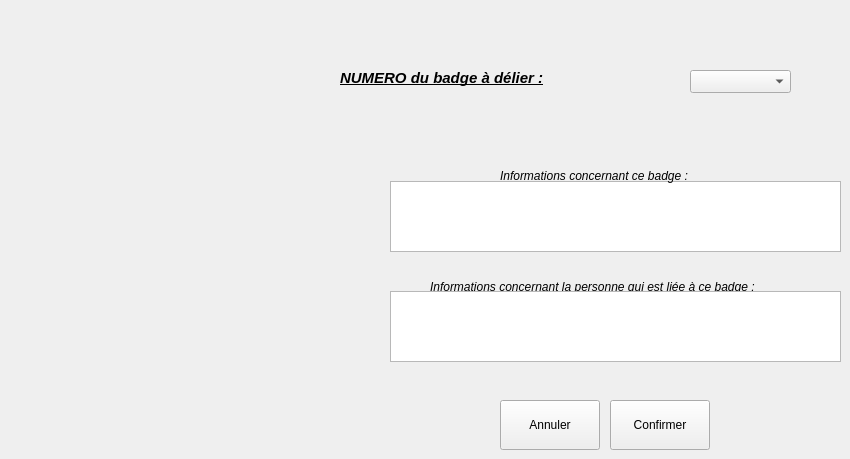
      <widget class="QWidget" name="tab_11">
       <attribute name="title">
        <string>Désaffecter un badge à une personne</string>
       </attribute>
       <widget class="QTextEdit" name="txtInfoBadgeDelier">
        <property name="geometry">
         <rect>
          <x>390</x>
          <y>181</y>
          <width>451</width>
          <height>71</height>
         </rect>
        </property>
       </widget>
       <widget class="QLabel" name="label_41">
        <property name="geometry">
         <rect>
          <x>430</x>
          <y>276</y>
          <width>411</width>
          <height>21</height>
         </rect>
        </property>
        <property name="font">
         <font>
          <weight>50</weight>
          <italic>true</italic>
          <bold>false</bold>
          <underline>false</underline>
         </font>
        </property>
        <property name="text">
         <string>Informations concernant la personne qui est liée à ce badge :</string>
        </property>
       </widget>
       <widget class="QPushButton" name="btOkDelier">
        <property name="geometry">
         <rect>
          <x>610</x>
          <y>400</y>
          <width>100</width>
          <height>50</height>
         </rect>
        </property>
        <property name="text">
         <string>Confirmer</string>
        </property>
        <property name="icon">
         <iconset>
          <normaloff>../../../Projet_Config a test/ressources/bt_ok.png</normaloff>../../../Projet_Config a test/ressources/bt_ok.png</iconset>
        </property>
       </widget>
       <widget class="QPushButton" name="btAnnulerDelier">
        <property name="geometry">
         <rect>
          <x>500</x>
          <y>400</y>
          <width>100</width>
          <height>50</height>
         </rect>
        </property>
        <property name="text">
         <string>Annuler</string>
        </property>
        <property name="icon">
         <iconset>
          <normaloff>../../../Projet_Config a test/ressources/ButtonClose.png</normaloff>../../../Projet_Config a test/ressources/ButtonClose.png</iconset>
        </property>
       </widget>
       <widget class="QLabel" name="label_30">
        <property name="geometry">
         <rect>
          <x>500</x>
          <y>160</y>
          <width>241</width>
          <height>31</height>
         </rect>
        </property>
        <property name="font">
         <font>
          <weight>50</weight>
          <italic>true</italic>
          <bold>false</bold>
          <underline>false</underline>
         </font>
        </property>
        <property name="text">
         <string>Informations concernant ce badge :</string>
        </property>
       </widget>
       <widget class="QComboBox" name="cBoxBadgeSupp">
        <property name="geometry">
         <rect>
          <x>690</x>
          <y>70</y>
          <width>101</width>
          <height>23</height>
         </rect>
        </property>
       </widget>
       <widget class="QTextEdit" name="txtInfoPersonneDelier">
        <property name="geometry">
         <rect>
          <x>390</x>
          <y>291</y>
          <width>451</width>
          <height>71</height>
         </rect>
        </property>
       </widget>
       <widget class="QLabel" name="label_238">
        <property name="geometry">
         <rect>
          <x>340</x>
          <y>70</y>
          <width>341</width>
          <height>16</height>
         </rect>
        </property>
        <property name="font">
         <font>
          <pointsize>11</pointsize>
          <weight>75</weight>
          <italic>true</italic>
          <bold>true</bold>
          <underline>true</underline>
         </font>
        </property>
        <property name="text">
         <string>NUMERO du badge à délier :</string>
        </property>
       </widget>
      </widget>
